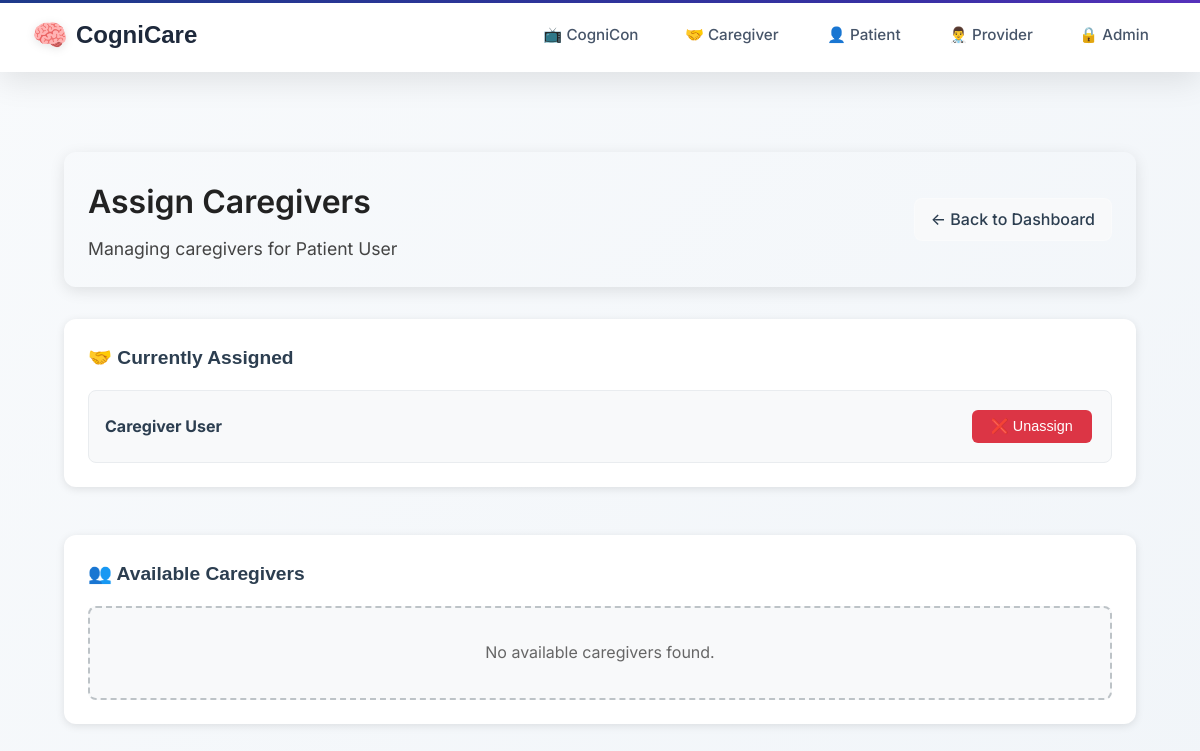
/assign-caregiver/9/ (signed in), run on the app's committed database.
### users/models.py (models this page shows, shortened)
class UserProfile(models.Model):
    USER_TYPES = (
        ('admin', 'Administrator'),  # Admin users
        ('provider', 'Healthcare Provider'),  # Providers
        ('caregiver', 'Caregiver'),  # Caregivers
        ('patient', 'Patient'),  # All patients
    )
    user = models.OneToOneField(User, on_delete=models.CASCADE, related_name='profile')  # each user must have a profile
    user_type = models.CharField(max_length=20, choices=USER_TYPES)  # set specific user role
    provider = models.ForeignKey('self', on_delete=models.SET_NULL, null=True, blank=True,
                                related_name='managed_patients', limit_choices_to={'user_type': 'provider'})  # provider link
    patient = models.ForeignKey('self', on_delete=models.SET_NULL, null=True, blank=True,
                               related_name='caregivers', limit_choices_to={'user_type': 'patient'})  # patienr link
    linked_patients = models.ManyToManyField(
        'self',
        symmetrical=False,
        related_name='linked_caregivers',
        limit_choices_to={'user_type': 'patient'},
        blank=True,
        help_text="Patients this caregiver can access"  # Caregivers can see these patients
    )

### users/views.py (the view, shortened to what this page needs)
# urls.py: path('assign-caregiver/<int:patient_id>/', views.assign_caregiver, name='assign_caregiver'),
@login_required
def assign_caregiver(request, patient_id):
    if not hasattr(request.user, 'profile') or request.user.profile.user_type != 'provider':
        messages.error(request, 'You do not have permission to assign caregivers.')
        return redirect('home')
    try:
        patient = UserProfile.objects.get(id=patient_id, user_type='patient')
        if patient.provider != request.user.profile:
            messages.error(request, 'You do not have permission to manage this patient.')
            return redirect('provider_dashboard')
        available_caregivers = UserProfile.objects.filter(
            user_type='caregiver',
            provider=request.user.profile
        )
        context = {
            'patient': patient,
            'available_caregivers': available_caregivers,
            'assigned_caregivers': available_caregivers.filter(patient=patient)
        }
        return render(request, 'users/assign_caregiver.html', context)
    except UserProfile.DoesNotExist:
        messages.error(request, 'Patient not found.')
        return redirect('provider_dashboard')

### templates/users/assign_caregiver.html (shortened to what this page needs)
{% extends 'layouts/base.html' %}
{% block content %}
<div class="dashboard-container">
    <div class="dashboard-header">
        <div class="header-info">
            <h1 style="color: #222;">Assign Caregivers</h1>
            <p class="subtitle" style="color: #444;">Managing caregivers for {{ patient.user.get_full_name }}</p>
        </div>
        <a href="{% url 'provider_dashboard' %}" class="back-btn">← Back to Dashboard</a>
    </div>
    <div class="assignment-container">
        <div class="section">
            <h2>🤝 Currently Assigned</h2>
            {% if assigned_caregivers %}
                <div class="caregiver-list">
                    {% for caregiver in assigned_caregivers %}
                        <div class="caregiver-card">
                            <div class="caregiver-info">
                                <h3>{{ caregiver.user.get_full_name }}</h3>
                            </div>
                            <form method="post" class="inline-form">
                                <button type="submit" class="action-btn danger-btn">
                                    ❌ Unassign
                                </button>
                            </form>
                        </div>
                    {% endfor %}
                </div>
            {% else %}
                <p class="empty-state">No caregivers currently assigned.</p>
            {% endif %}
        </div>
        <div class="section mt-4">
            <h2>👥 Available Caregivers</h2>
            {% if available_caregivers %}
                {% with has_available=False %}
                    {% if not has_available %}
                        <p class="empty-state">No available caregivers found.</p>
                    {% endif %}
                {% endwith %}
            {% else %}
                <p class="empty-state">No caregivers available.</p>
            {% endif %}
        </div>
    </div>
</div>
{% endblock %}

### static/css/base.css (style rules this page uses)
:root { --patient-primary: #9333ea; --patient-secondary: #7c3aed; --patient-accent: #8b5cf6; --caregiver-primary: #059669; --caregiver-secondary: #047857; --caregiver-accent: #10b981; --provider-primary: #1e3a8a; --provider-secondary: #1e40af; --provider-accent: #3730a3; --admin-primary: #1a202c; --admin-secondary: #2d3748; --admin-accent: #fbbf24; --neutral-50: #f8fafc; --neutral-100: #f1f5f9; --neutral-200: #e2e8f0; --neutral-300: #cbd5e1; --neutral-400: #94a3b8; --neutral-500: #64748b; --neutral-600: #475569; --neutral-700: #334155; --neutral-800: #1e293b; --neutral-900: #0f172a; }
* { margin: 0; padding: 0; box-sizing: border-box; }
body { background: linear-gradient(135deg, var(--neutral-50) 0%, var(--neutral-100) 100%); font-family: 'Inter', -apple-system, BlinkMacSystemFont, 'Segoe UI', Roboto, sans-serif; min-height: 100vh; color: var(--neutral-700); line-height: 1.6; }

### static/css/design-system.css (style rules this page uses)
.mt-4 { margin-top: 2rem; }

### static/css/dashboard.css (style rules this page uses)
.dashboard-container { max-width: 1200px; margin: 0 auto; padding: 2rem; font-family: 'Inter', -apple-system, BlinkMacSystemFont, 'Segoe UI', Roboto, sans-serif; }
.dashboard-header { display: flex; justify-content: space-between; align-items: center; margin-bottom: 2rem; padding: 1.5rem; border-radius: 12px; color: white; box-shadow: 0 4px 15px rgba(0,0,0,0.1); }
.header-info h1 { margin: 0 0 0.5rem 0; font-size: 2rem; font-weight: 600; }
.header-info p { margin: 0; color: rgba(255,255,255,0.9); font-size: 1.1rem; }
.logout-btn, .back-btn { background: rgba(255,255,255,0.2); color: white; padding: 0.75rem 1.5rem; border-radius: 8px; text-decoration: none; font-weight: 500; transition: all 0.3s ease; border: 1px solid rgba(255,255,255,0.3); }
.action-btn { padding: 0.6rem 1.2rem; border-radius: 8px; text-decoration: none; font-weight: 600; font-size: 0.9rem; transition: all 0.3s ease; display: inline-block; text-align: center; min-width: 120px; border: none; cursor: pointer; margin: 0.2rem; }
.empty-state, .empty-state-main { text-align: center; padding: 3rem 2rem; color: #7f8c8d; background: linear-gradient(135deg, #f8f9fa 0%, #e9ecef 100%); border-radius: 12px; border: 2px dashed #bdc3c7; }

### static/css/pages.css (style rules this page uses)
.section { margin-bottom: 3rem; padding: 2rem; background: rgba(255, 255, 255, 0.8); border-radius: 16px; box-shadow: 0 4px 20px rgba(0, 0, 0, 0.08); }
.section h2 { color: var(--provider-primary); font-weight: 600; margin-bottom: 1rem; font-family: 'Poppins', sans-serif; }

### templates/users/assign_caregiver.html (style rules this page uses)
.subtitle { color: #666; margin-top: 0.5rem; }
.assignment-container { margin-top: 2rem; }
.section { background: white; padding: 1.5rem; border-radius: 12px; box-shadow: 0 2px 8px rgba(0,0,0,0.1); }
.mt-4 { margin-top: 1.5rem; }
.section h2 { margin: 0 0 1rem 0; color: #2c3e50; font-size: 1.2rem; }
.caregiver-list { display: grid; gap: 1rem; }
.caregiver-card { display: flex; justify-content: space-between; align-items: center; padding: 1rem; background: #f8f9fa; border-radius: 8px; border: 1px solid #e9ecef; }
.caregiver-info h3 { margin: 0; font-size: 1rem; color: #2c3e50; }
.inline-form { margin: 0; }
.empty-state { color: #666; text-align: center; padding: 2rem; background: #f8f9fa; border-radius: 8px; margin: 0; }
.back-btn { display: inline-block; padding: 0.5rem 1rem; background: #f8f9fa; border-radius: 8px; text-decoration: none; color: #2c3e50; transition: all 0.3s ease; }
.action-btn { padding: 0.5rem 1rem; border: none; border-radius: 6px; cursor: pointer; font-weight: 500; transition: all 0.3s ease; }
.danger-btn { background: #dc3545; color: white; }

### data on the page
UserProfile: user.get_full_name "Patient User"
UserProfile: user.get_full_name "Caregiver User"
